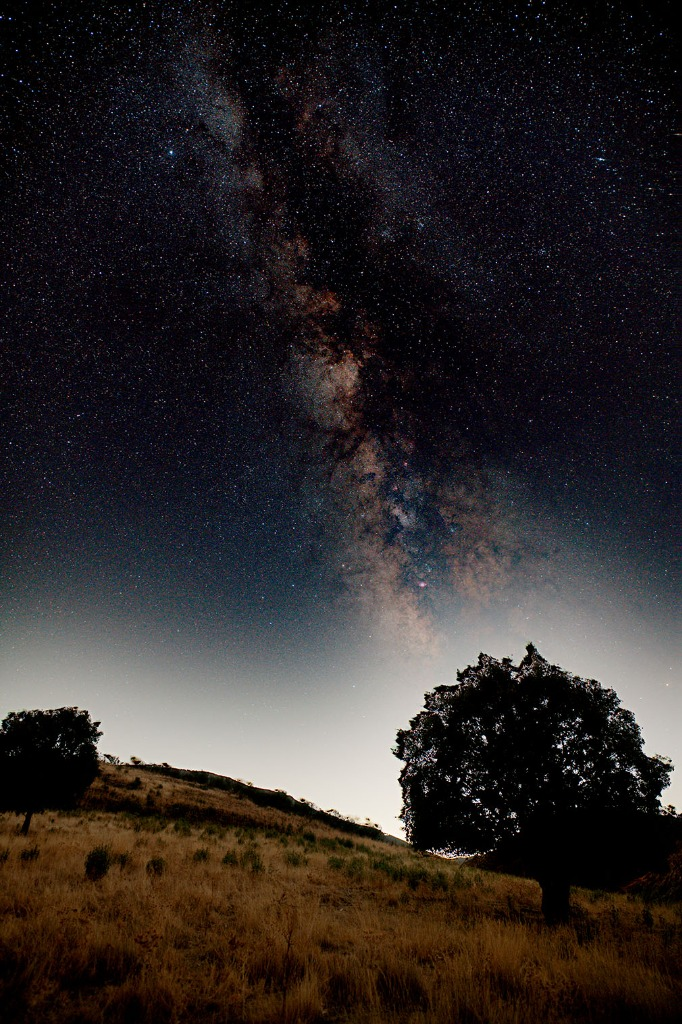
#> input picture gui/assets/showcase_milkyway.jpg, 682 x 1024 px
$ python -i stacking.py   (imports and definitions only)
#> lines starting #> are read from the running program, lines starting #| are printed output that depends on the picture
#> further down, picture is the input picture: shape (1024, 682, 3); mean B, G, R 39.6, 39.9, 45.2
# core/stacking.py
import os
import gc
import cv2
import numpy as np
import rawpy
import tifffile
import tempfile
import multiprocessing as mp
from concurrent.futures import ProcessPoolExecutor, ThreadPoolExecutor
from astropy.io import fits

# Aceleración nativa de CPU con Numba (fallback transparente a NumPy si no está disponible)
try:
    import numba
    from numba import njit, prange
    HAS_NUMBA = True
except ImportError:
    HAS_NUMBA = False

# [113 lines not run here, left out]


# [200 lines left out: functions load_image_as_float32, get_image_dimensions, _median_stack_chunked, create_master_bias, create_master_dark, create_master_flat and 1 more, not called in this run]


def estimate_frame_background_dome(img_rgb: np.ndarray, sky_mask: np.ndarray = None) -> np.ndarray:
    h, w, c = img_rgb.shape
#> h = 1024; w = 682; c = 3
    scale = max(1, min(h, w) // 120)
#> scale = 5
    sh, sw = max(16, h // scale), max(16, w // scale)
#> sh = 204; sw = 136

    small_img = cv2.resize(img_rgb, (sw, sh), interpolation=cv2.INTER_AREA)

    if sky_mask is not None:
        sm_mask = cv2.resize(np.squeeze(sky_mask).astype(np.float32), (sw, sh), interpolation=cv2.INTER_NEAREST)
        k_erode = cv2.getStructuringElement(cv2.MORPH_RECT, (3, 3))
        valid_sky = cv2.erode((sm_mask > 0.5).astype(np.uint8), k_erode) > 0
    else:
        valid_sky = np.ones((sh, sw), dtype=bool)

    k_open = cv2.getStructuringElement(cv2.MORPH_ELLIPSE, (11, 11))
    bg_low = np.zeros_like(small_img)

    for ch in range(c):
        channel = small_img[..., ch]
        opened = cv2.morphologyEx(channel, cv2.MORPH_OPEN, k_open)
        sigma = max(5.0, min(sh, sw) / 10.0)
        bg_low[..., ch] = cv2.GaussianBlur(opened, (0, 0), sigmaX=sigma, sigmaY=sigma)
#> this loop made 3 passes
#> pass 1, in estimate_frame_background_dome, `channel = small_img[..., ch]`:
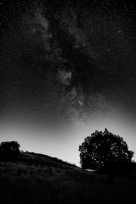
#> channel: shape (204, 136); min 0, max 230, mean 39.6
#> pass 1, in estimate_frame_background_dome, `opened = cv2.morphologyEx(channel, cv2.MORPH_OPEN, k_open)`:
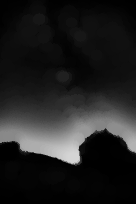
#> opened: shape (204, 136); min 0, max 212, mean 32.7
#> pass 2, in estimate_frame_background_dome, `channel = small_img[..., ch]`:
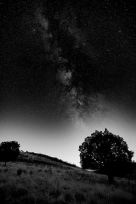
#> channel: shape (204, 136); min 0, max 241, mean 39.9
#> pass 2, in estimate_frame_background_dome, `opened = cv2.morphologyEx(channel, cv2.MORPH_OPEN, k_open)`:
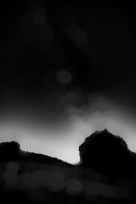
#> opened: shape (204, 136); min 0, max 218, mean 31.5
#> after the loop:
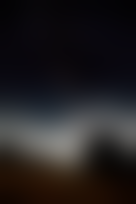
#> bg_low: shape (204, 136, 3); mean B, G, R 32.7, 31.5, 34.6
#> after the loop:
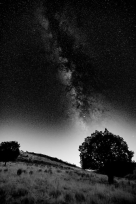
#> channel: shape (204, 136); min 0, max 248, mean 45.2
#> after the loop:
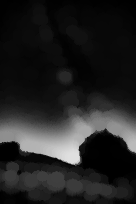
#> opened: shape (204, 136); min 0, max 223, mean 34.6

    bg_full = cv2.resize(bg_low, (w, h), interpolation=cv2.INTER_LINEAR)
    return bg_full


# [366 lines left out: functions preprocess_subframe_lp, detect_sky_stars, refine_star_centroids, save_frame_float32, align_single_light_task, _process_single_chunk_cpu and 1 more, not called in this run]

>>> import cv2
>>> picture = cv2.imread('../gui/assets/showcase_milkyway.jpg')
>>> result = estimate_frame_background_dome(picture)
